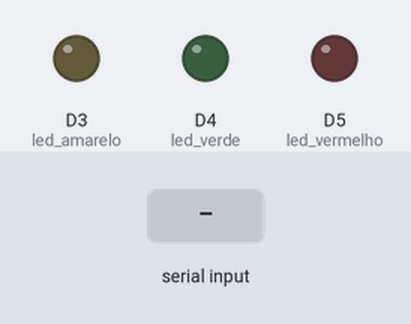
A sketch run on a simulated ESP8266 (NodeMCU). Parts: output pins drawn as LEDs (lit = HIGH). The inputs (shaded band) are chosen by the test bench.

Above: at 1.2 s.
1.3 s: "1" received over Serial
At 1.6 s:
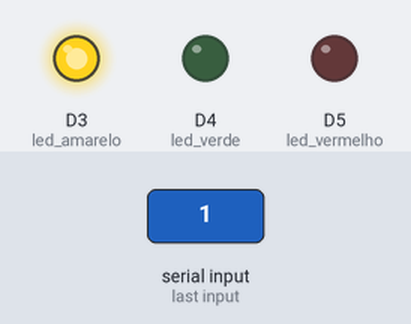
2.8 s: "2" received over Serial
At 4.0 s:
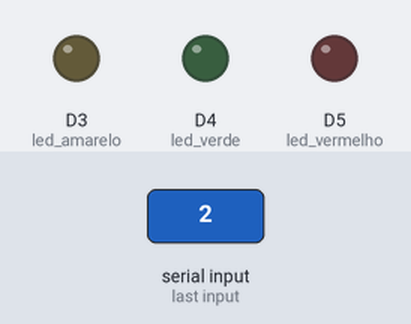
Timing chart, 0 to 5.8 s (numbered marks = the images above; inputs shaded):
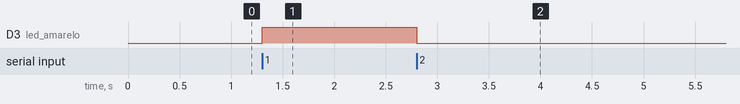

Measured:
- after the input at 1.3 s, D3 (led_amarelo): LOW → HIGH at once
- after the input at 2.8 s, D3 (led_amarelo): HIGH → LOW at once

The sketch:

acender.led.serial.ino
```cpp
const int led_vermelho = D5;
const int led_verde = D4;
const int led_amarelo = D3;
char led;
void setup()
{
 pinMode(led_vermelho, OUTPUT);
 pinMode(led_verde, OUTPUT);
 pinMode(led_amarelo, OUTPUT);
 Serial.begin(115200);
}
void loop()
{
 if (Serial.available()) {
 led = Serial.read();


         if (led == '1') { // Led amarelo - yellow
         digitalWrite(led_amarelo, HIGH); // Acende led
         }
          if (led == '2') { // Led amarelo - yellow
          digitalWrite(led_amarelo, LOW ); // Acende led
         }
    }
  }
```
